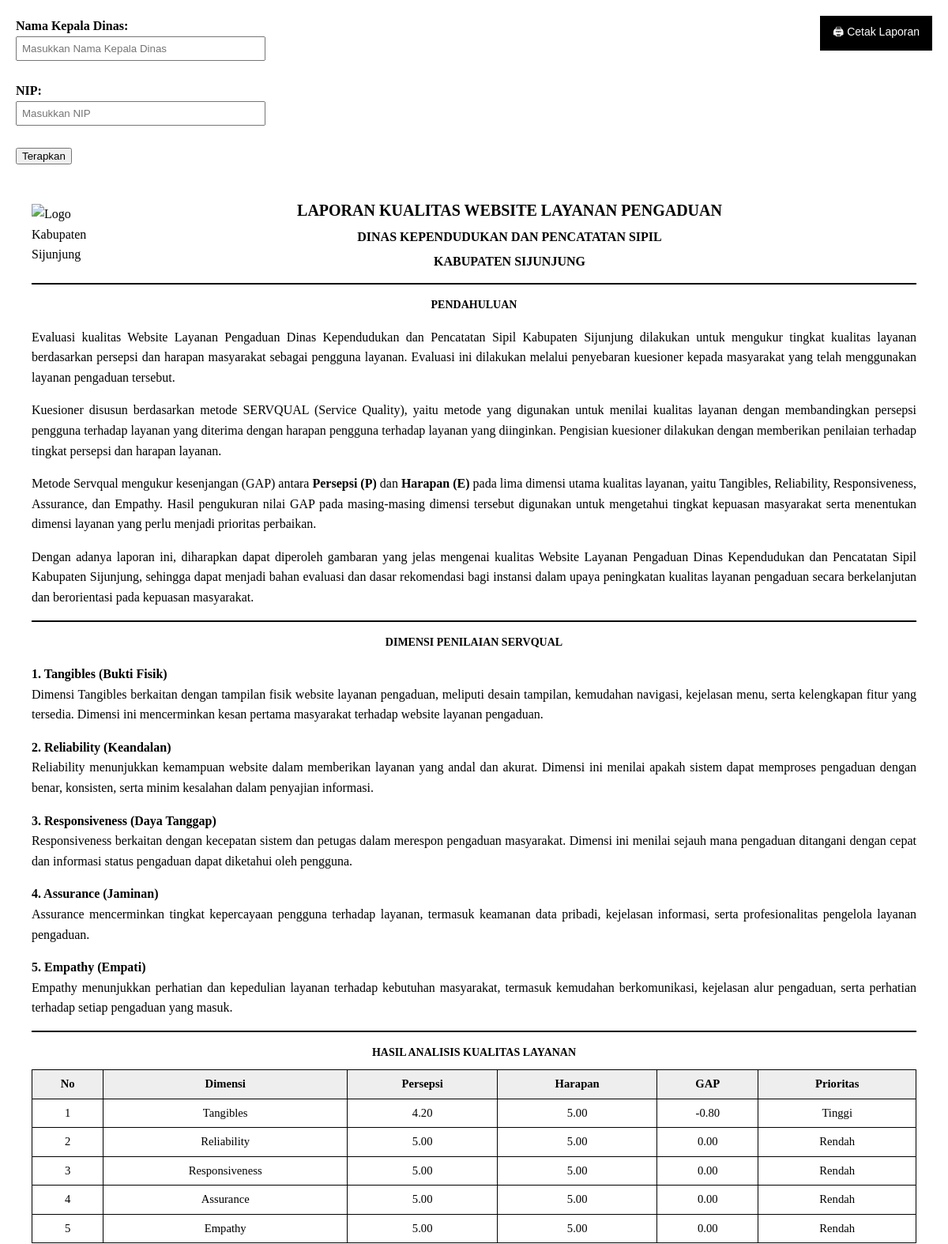
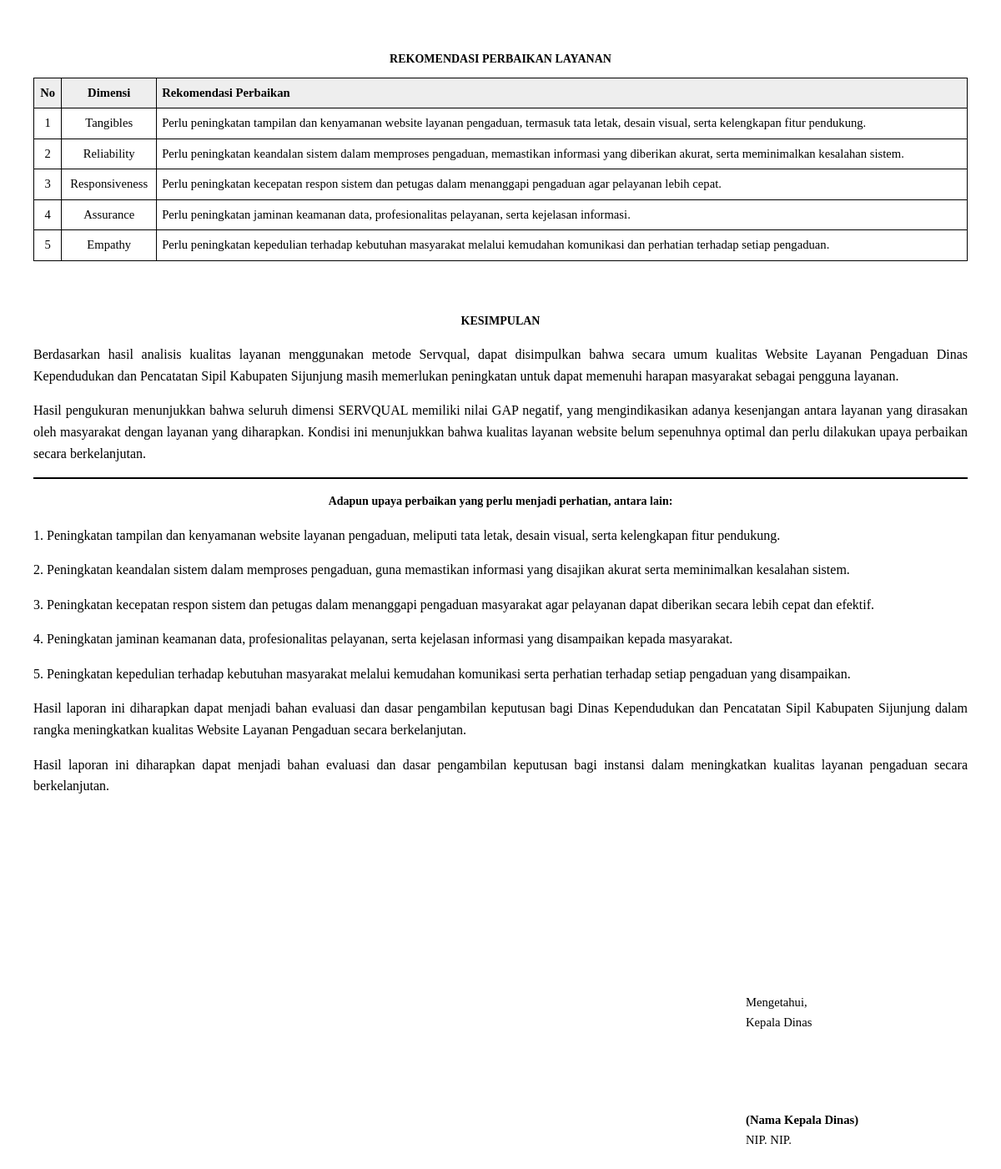
Page /laporan_kualitas.php on the committed database (2 pictures, top to bottom).
### tables this page shows
CREATE TABLE `hasil_servqual` (
  `id_hasil` int(11) NOT NULL,
  `id_jawaban` int(11) NOT NULL,
  `dimensi` varchar(50) DEFAULT NULL,
  `rata_persepsi` decimal(5,2) NOT NULL,
  `rata_harapan` decimal(5,2) NOT NULL,
  `gap` decimal(5,2) NOT NULL,
  `prioritas` varchar(50) NOT NULL,
  `rekomendasi` text NOT NULL
);

### laporan_kualitas.php (the view, shortened to what this page needs)
<?php
include 'config.php';
$kepala_dinas = isset($_POST['kepala_dinas']) && $_POST['kepala_dinas'] != ''
    ? $_POST['kepala_dinas']
    : 'Nama Kepala Dinas';
$nip_kepala_dinas = isset($_POST['nip_kepala_dinas']) && $_POST['nip_kepala_dinas'] != ''
    ? $_POST['nip_kepala_dinas']
    : 'NIP. ';
$query = mysqli_query($koneksi, "
    SELECT dimensi, rata_persepsi, rata_harapan, gap, prioritas, rekomendasi
    FROM hasil_servqual
    ORDER BY gap ASC
");
?>
<!DOCTYPE html>
<html lang="id">
<head>
</head>
<form method="post" style="margin:20px;">
    <label><b>Nama Kepala Dinas:</b></label><br>
    <input type="text" name="kepala_dinas" style="width:300px;padding:6px;" placeholder="Masukkan Nama Kepala Dinas">
    <br><br>
    <label><b>NIP:</b></label><br>
    <input type="text" name="nip_kepala_dinas" style="width:300px;padding:6px;" placeholder="Masukkan NIP">
    <br><br>
    <button type="submit">Terapkan</button>
</form>
<body>
<button class="btn-cetak" onclick="window.print()">🖨 Cetak Laporan</button>
<div class="print-area">
<div class="header">
    <img src="assets/logo.png" class="logo" alt="Logo Kabupaten Sijunjung">
    <div class="header-text">
        <h1>LAPORAN KUALITAS WEBSITE LAYANAN PENGADUAN</h1>
        <h2>DINAS KEPENDUDUKAN DAN PENCATATAN SIPIL</h2>
        <h2>KABUPATEN SIJUNJUNG</h2>
    </div>
</div>
<hr>
<div class="content">
<h3>PENDAHULUAN</h3>
<p>
Evaluasi kualitas Website Layanan Pengaduan Dinas Kependudukan dan Pencatatan
Sipil Kabupaten Sijunjung dilakukan untuk mengukur tingkat kualitas layanan
berdasarkan persepsi dan harapan masyarakat sebagai pengguna layanan.
Evaluasi ini dilakukan melalui penyebaran kuesioner kepada masyarakat yang
telah menggunakan layanan pengaduan tersebut.
</p>
<p>
Kuesioner disusun berdasarkan metode SERVQUAL (Service Quality), yaitu
metode yang digunakan untuk menilai kualitas layanan dengan membandingkan
persepsi pengguna terhadap layanan yang diterima dengan harapan pengguna
terhadap layanan yang diinginkan. Pengisian kuesioner dilakukan dengan
memberikan penilaian terhadap tingkat persepsi dan harapan layanan.
</p>
<p>
Metode Servqual mengukur kesenjangan (GAP) antara <b>Persepsi (P)</b> dan
<b>Harapan (E)</b> pada lima dimensi utama kualitas layanan, yaitu Tangibles,
Reliability, Responsiveness, Assurance, dan Empathy. Hasil pengukuran nilai GAP
pada masing-masing dimensi tersebut digunakan untuk mengetahui tingkat
kepuasan masyarakat serta menentukan dimensi layanan yang perlu menjadi
prioritas perbaikan.
</p>
<p>
Dengan adanya laporan ini, diharapkan dapat diperoleh gambaran yang jelas
mengenai kualitas Website Layanan Pengaduan Dinas Kependudukan dan
Pencatatan Sipil Kabupaten Sijunjung, sehingga dapat menjadi bahan evaluasi
dan dasar rekomendasi bagi instansi dalam upaya peningkatan kualitas layanan
pengaduan secara berkelanjutan dan berorientasi pada kepuasan masyarakat.
</p>
<hr>
<h3>DIMENSI PENILAIAN SERVQUAL</h3>
<p><b>1. Tangibles (Bukti Fisik)</b><br>
Dimensi Tangibles berkaitan dengan tampilan fisik website layanan pengaduan,
meliputi desain tampilan, kemudahan navigasi, kejelasan menu, serta kelengkapan
fitur yang tersedia. Dimensi ini mencerminkan kesan pertama masyarakat terhadap
website layanan pengaduan.
</p>
<p><b>2. Reliability (Keandalan)</b><br>
Reliability menunjukkan kemampuan website dalam memberikan layanan yang
andal dan akurat. Dimensi ini menilai apakah sistem dapat memproses pengaduan
dengan benar, konsisten, serta minim kesalahan dalam penyajian informasi.
</p>
<p><b>3. Responsiveness (Daya Tanggap)</b><br>
Responsiveness berkaitan dengan kecepatan sistem dan petugas dalam merespon
pengaduan masyarakat. Dimensi ini menilai sejauh mana pengaduan ditangani
dengan cepat dan informasi status pengaduan dapat diketahui oleh pengguna.
</p>
<p><b>4. Assurance (Jaminan)</b><br>
Assurance mencerminkan tingkat kepercayaan pengguna terhadap layanan,
termasuk keamanan data pribadi, kejelasan informasi, serta profesionalitas
pengelola layanan pengaduan.
</p>
<p><b>5. Empathy (Empati)</b><br>
Empathy menunjukkan perhatian dan kepedulian layanan terhadap kebutuhan
masyarakat, termasuk kemudahan berkomunikasi, kejelasan alur pengaduan,
serta perhatian terhadap setiap pengaduan yang masuk.
</p>
<hr>
<h3>HASIL ANALISIS KUALITAS LAYANAN</h3>
<table>
<tr>
    <th>No</th>
    <th>Dimensi</th>
    <th>Persepsi</th>
    <th>Harapan</th>
    <th>GAP</th>
    <th>Prioritas</th>
</tr>
<?php
$no=1;
while($row=mysqli_fetch_assoc($query)){
    echo "
    <tr>
        <td>$no</td>
        <td>{$row['dimensi']}</td>
        <td>".number_format($row['rata_persepsi'],2)."</td>
        <td>".number_format($row['rata_harapan'],2)."</td>
        <td>".number_format($row['gap'],2)."</td>
        <td>{$row['prioritas']}</td>
    </tr>";
    $no++;
}
?>
</table>
<br><br>
<h3>REKOMENDASI PERBAIKAN LAYANAN</h3>
<table>
<tr>
    <th>No</th>
    <th>Dimensi</th>
    <th class="left">Rekomendasi Perbaikan</th>
</tr>
<?php
mysqli_data_seek($query, 0);
$no = 1;
while($row = mysqli_fetch_assoc($query)){
    echo "
    <tr>
        <td>$no</td>
        <td>{$row['dimensi']}</td>
        <td class='left'>{$row['rekomendasi']}</td>
    </tr>";
    $no++;
}
?>
</table>
<br><br>
<h3>KESIMPULAN</h3>
<p>
Berdasarkan hasil analisis kualitas layanan menggunakan metode
Servqual, dapat disimpulkan bahwa secara umum kualitas Website
Layanan Pengaduan Dinas Kependudukan dan Pencatatan Sipil Kabupaten
Sijunjung masih memerlukan peningkatan untuk dapat memenuhi harapan
masyarakat sebagai pengguna layanan.
</p>
<p>
Hasil pengukuran menunjukkan bahwa seluruh dimensi SERVQUAL memiliki
nilai GAP negatif, yang mengindikasikan adanya kesenjangan antara layanan
yang dirasakan oleh masyarakat dengan layanan yang diharapkan. Kondisi
ini menunjukkan bahwa kualitas layanan website belum sepenuhnya optimal
dan perlu dilakukan upaya perbaikan secara berkelanjutan.
</p>
<hr>
<p>
<h3>Adapun upaya perbaikan yang perlu menjadi perhatian, antara lain:</h3>
</p>
<p>
1. Peningkatan tampilan dan kenyamanan website layanan pengaduan,
meliputi tata letak, desain visual, serta kelengkapan fitur pendukung.
</p>
<p>
2. Peningkatan keandalan sistem dalam memproses pengaduan, guna
memastikan informasi yang disajikan akurat serta meminimalkan kesalahan
sistem.
</p>
<p>
3. Peningkatan kecepatan respon sistem dan petugas dalam menanggapi
pengaduan masyarakat agar pelayanan dapat diberikan secara lebih cepat
dan efektif.
</p>
<p>
4. Peningkatan jaminan keamanan data, profesionalitas pelayanan, serta
kejelasan informasi yang disampaikan kepada masyarakat.
</p>
<p>
5. Peningkatan kepedulian terhadap kebutuhan masyarakat melalui
kemudahan komunikasi serta perhatian terhadap setiap pengaduan yang
disampaikan.
</p>
<p>
Hasil laporan ini diharapkan dapat menjadi bahan evaluasi dan dasar
pengambilan keputusan bagi Dinas Kependudukan dan Pencatatan Sipil
Kabupaten Sijunjung dalam rangka meningkatkan kualitas Website Layanan
Pengaduan secara berkelanjutan.
</p>
<p>
Hasil laporan ini diharapkan dapat menjadi bahan evaluasi dan dasar pengambilan
keputusan bagi instansi dalam meningkatkan kualitas layanan pengaduan
secara berkelanjutan.
</p>
<br><br>
<br><br>
<br><br>
</div>
<table style="border:none;width:100%;margin-top:60px;">
<tr>
<td style="border:none;">
    <div style="width:260px;margin-left:auto;text-align:left;">
        Mengetahui,<br>
        Kepala Dinas
        <br><br><br><br><br>
        <b>(<?= htmlspecialchars($kepala_dinas) ?>)</b><br>
        NIP. <?= htmlspecialchars($nip_kepala_dinas) ?>
    </div>
</td>
</tr>
</table>
</div>
</body>
</html>

### laporan_kualitas.php (style rules this page uses)
body { font-family: "Times New Roman", serif; color:#000; line-height:1.6; background:#fff; margin:0; }
.print-area { width: auto; max-width: 100%; margin: 40px; }
h1,h2,h3 { text-align:center; margin:0; }
h1 { font-size:20px; }
h2 { font-size:16px;margin-top:5px; }
h3 { font-size:14px;margin-top:10px; }
.content p { font-size:12pt; text-align: justify; text-indent:0; }
.content { text-align:left; }
hr { border:1px solid #000; margin:15px 0; }
table { width:100%; border-collapse:collapse; font-size:11pt; margin-top:10px; }
th, td { border:1px solid #000; padding:6px; text-align:center; }
th { background:#eee; }
.left { text-align:left; }
.header { display:flex; align-items:center; margin-bottom:10px; }
.logo { width:90px; }
.header-text { flex:1; text-align:center; }
.btn-cetak { position:fixed; top:20px; right:20px; background:#000; color:#fff; padding:10px 16px; border:none; cursor:pointer; font-size:14px; }
p { font-size:12pt; text-align: justify !important; text-indent:1.25cm; }

### rows in the picture
hasil_servqual: dimensi "Tangibles", rata_persepsi "4.20", rata_harapan "5.00", gap "-0.80", prioritas "Tinggi", rekomendasi "Perlu peningkatan tampilan dan kenyamanan website layanan pengaduan, termasuk tata letak, desain visual, serta kelengkapan fitur pendukung."
hasil_servqual: dimensi "Reliability", rata_persepsi "5.00", rata_harapan "5.00", gap "0.00", prioritas "Rendah", rekomendasi "Perlu peningkatan keandalan sistem dalam memproses pengaduan, memastikan informasi yang diberikan akurat, serta meminimalkan kesalahan sistem."
hasil_servqual: dimensi "Responsiveness", rata_persepsi "5.00", rata_harapan "5.00", gap "0.00", prioritas "Rendah", rekomendasi "Perlu peningkatan kecepatan respon sistem dan petugas dalam menanggapi pengaduan agar pelayanan lebih cepat."
hasil_servqual: dimensi "Assurance", rata_persepsi "5.00", rata_harapan "5.00", gap "0.00", prioritas "Rendah", rekomendasi "Perlu peningkatan jaminan keamanan data, profesionalitas pelayanan, serta kejelasan informasi."
hasil_servqual: dimensi "Empathy", rata_persepsi "5.00", rata_harapan "5.00", gap "0.00", prioritas "Rendah", rekomendasi "Perlu peningkatan kepedulian terhadap kebutuhan masyarakat melalui kemudahan komunikasi dan perhatian terhadap setiap pengaduan."

### other values in the picture
$kepala_dinas "Nama Kepala Dinas"
$nip_kepala_dinas "NIP."
